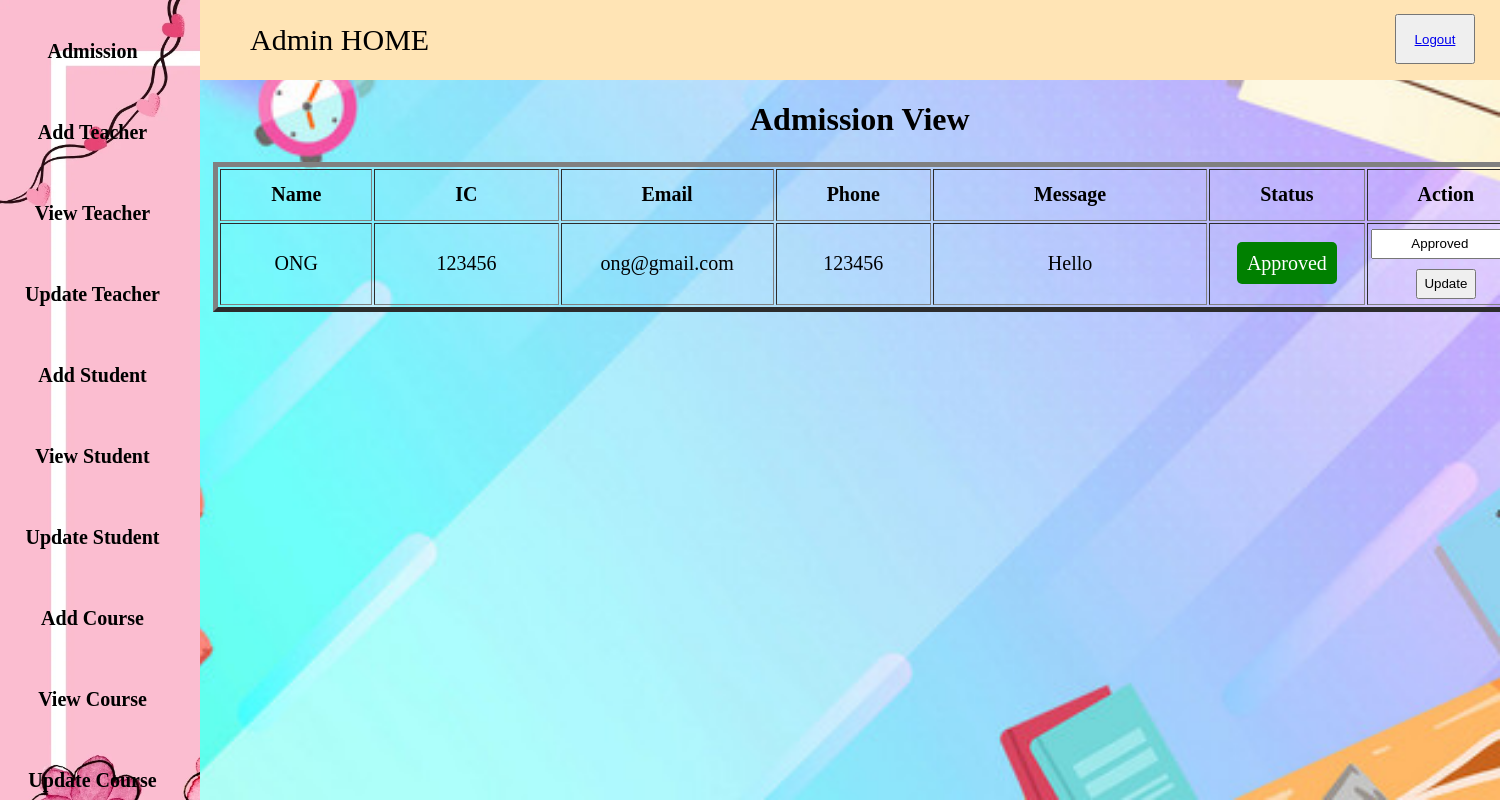
Page /admission.php (signed in) on the committed database.
### tables this page shows
CREATE TABLE `admission` (
  `ID` int(11) NOT NULL,
  `Name` varchar(255) NOT NULL,
  `IC` varchar(20) NOT NULL,
  `Email` varchar(255) NOT NULL,
  `Phone` varchar(20) NOT NULL,
  `Message` text DEFAULT NULL,
  `Status` enum('Pending','Approved','Rejected') DEFAULT 'Pending'
);

### admission.php (the view, shortened to what this page needs)
<?php
include('BarAdminHome.php');
$host = "localhost";
$user = "root";
$pass = "";
$db = "yzstudentmanagementsystem";
$data = mysqli_connect($host, $user, $pass, $db);
$sql = "SELECT * FROM admission";
$result = mysqli_query($data, $sql);
?>
<html>
<head>
	<link rel="stylesheet" href="admission.css">
</head>
<body>
    <div>
        <h1 style="padding-left: 750px; padding-top: 101px;">Admission View</h1>
    </div>
    <div style="margin-right: 21%;">
    <table border="5px" class="TableAD">
        <tr>
            <th style="padding-right: 50px; padding-left: 50px; height: 50px; font-size: 20px;">Name</th>
            <th style="padding-right: 80px; padding-left: 80px; font-size: 20px;">IC</th>
            <th style="padding-right: 80px; padding-left: 80px; font-size: 20px;">Email</th>
            <th style="padding-right: 50px; padding-left: 50px; font-size: 20px;">Phone</th>
            <th style="padding-right: 100px; padding-left: 100px; font-size: 20px;">Message</th>
            <th style="padding-right: 50px; padding-left: 50px; font-size: 20px;">Status</th>
            <th style="padding-right: 50px; padding-left: 50px; font-size: 20px;">Action</th>
        </tr>
    </div>
        <?php while ($ADInfo = $result->fetch_assoc()) { ?>
            <tr>
                <td style="text-align: center; height: 80px; font-size: 20px;"> <?php echo $ADInfo['Name']; ?> </td>
                <td style="text-align: center; font-size: 20px;"> <?php echo $ADInfo['IC']; ?> </td>
                <td style="text-align: center; font-size: 20px;"> <?php echo $ADInfo['Email']; ?> </td>
                <td style="text-align: center; font-size: 20px;"> <?php echo $ADInfo['Phone']; ?> </td>
                <td style="text-align: center; font-size: 20px;"> <?php echo $ADInfo['Message']; ?> </td>
				<td style="text-align: center; font-size: 20px;">
    			<span class="<?php echo ($ADInfo['Status'] == 'Pending') ? 'status-pending' : (($ADInfo['Status'] == 'Approved') ? 'status-approved' : 'status-rejected'); ?>">
        					<?php echo $ADInfo['Status'] ? $ADInfo['Status'] : "Pending"; ?>
    			</span>
				</td>
                <td style="text-align: center; font-size: 20px;">
                    <form method="post" action="">
                        <select style="width: 150px; height: 30px; text-align: center; " name="status" required>
                            <option value="Approved" <?php echo ($ADInfo['Status'] == 'Approved') ? 'selected' : ''; ?>>Approved</option>
                        </select>
                        <button style="height: 30px; margin-top: 10px; " type="submit" name="update_status">Update</button>
                    </form>
                </td>
            </tr>
        <?php } ?>
</body>
</html>

### HomeAdmin.css (style rules this page uses)
* { margin: 0px; padding: 0px; }
.TableAD { margin-left: 18%; margin-top: 2%; }
.AdminHomeBackground { background-repeat: no-repeat; background-size: cover; background-attachment: fixed; }

### admission.css (style rules this page uses)
button { width: 60px; cursor: pointer; }
.status-approved { background-color: green; color: white; padding: 10px; border-radius: 5px; text-align: center; }

### rows in the picture
admission: Name "ONG", IC "123456", Email "ong@gmail.com", Phone "123456", Message "Hello", Status "Approved", status "Approved"
